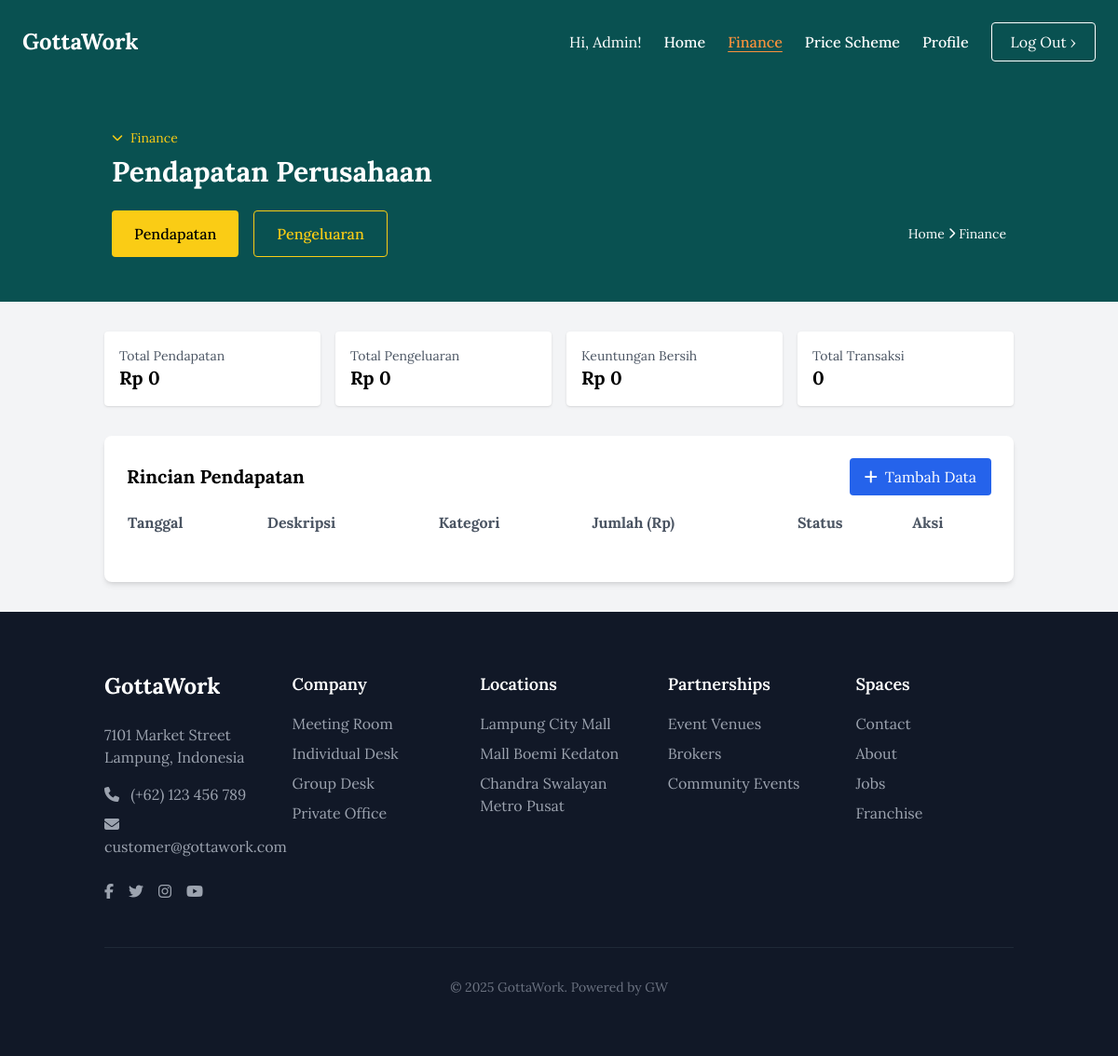
The page /manager/finance.php (signed in) on the database as committed earlier.
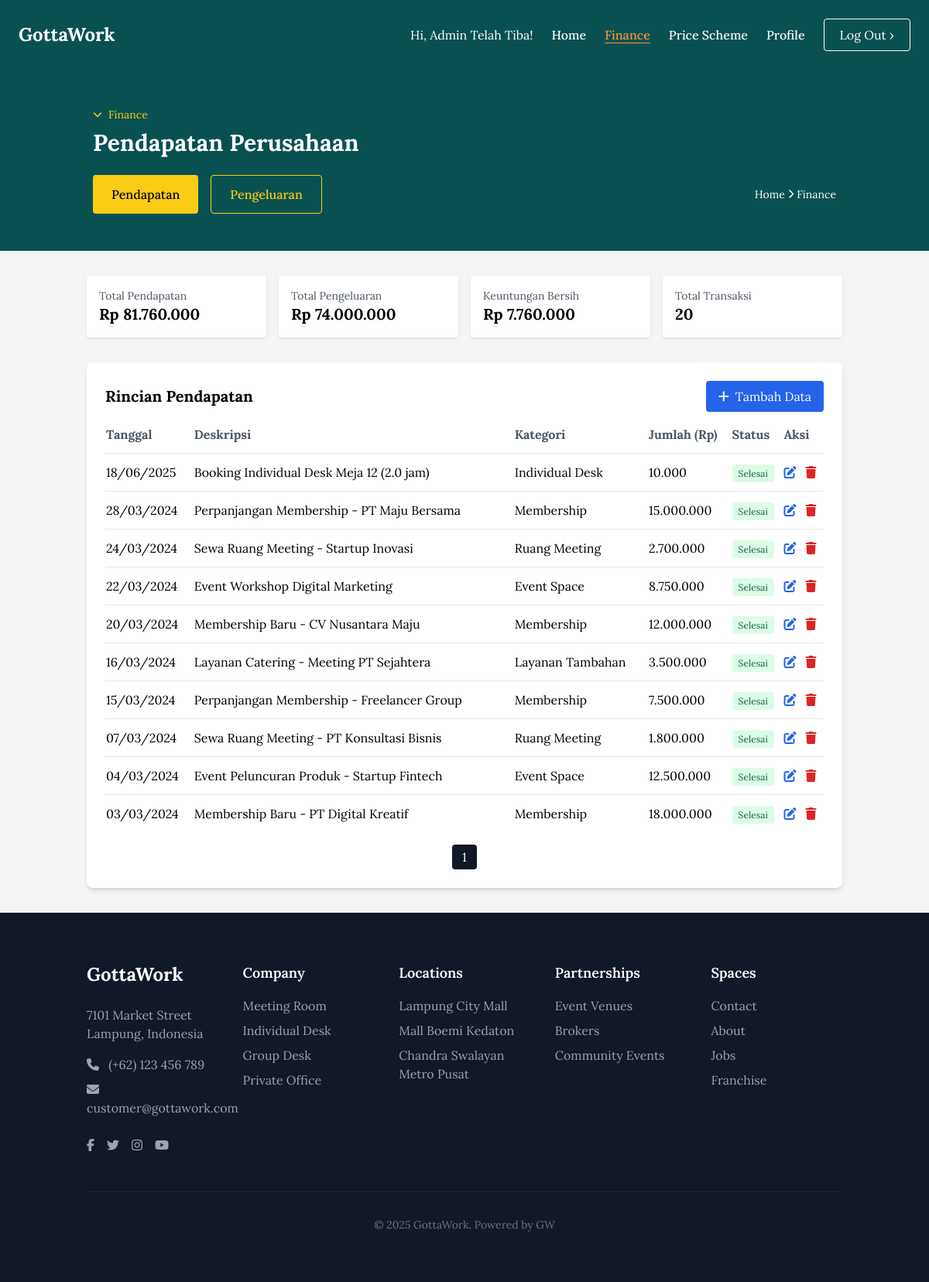
The same page on the database as committed later.
### tables this page shows
CREATE TABLE `transactions` (
  `id` int NOT NULL,
  `tanggal` date NOT NULL,
  `deskripsi` varchar(255) NOT NULL,
  `kategori` varchar(50) NOT NULL,
  `jumlah` decimal(15,2) NOT NULL,
  `status` enum('Selesai','Tertunda') NOT NULL,
  `booking_id` int DEFAULT NULL,
  `created_at` timestamp NULL DEFAULT CURRENT_TIMESTAMP,
  `updated_at` timestamp NULL DEFAULT CURRENT_TIMESTAMP ON UPDATE CURRENT_TIMESTAMP
);

### manager/finance.php (the view, shortened to what this page needs)
<?php
require_once '../db.php';
$type = $_GET['type'] ?? 'income';
if ($type === 'income') {
    $tableName = 'transactions';
    $pageTitle = 'Pendapatan Perusahaan';
    $pageSubtitle = 'Pendapatan';
} else {
    $tableName = 'expenses';
    $pageTitle = 'Pengeluaran Perusahaan';
    $pageSubtitle = 'Pengeluaran';
    $formTitle = 'Tambah Pengeluaran Baru';
    $categories = ['Operasional', 'Maintenance', 'Utilitas', 'Marketing', 'Gaji', 'Lainnya'];
}
class Transaction {
    private $conn;
    private $table_name;
    public function __construct($db, $tableName, $type) {
        $this->conn = $db;
        $this->table_name = $tableName;
    }
    public function getAll($page = 1, $limit = 10) {
        $offset = ($page - 1) * $limit;
        $query = "SELECT * FROM " . $this->table_name . " ORDER BY tanggal DESC LIMIT :limit OFFSET :offset";
        $stmt = $this->conn->prepare($query);
        $stmt->bindParam(':limit', $limit, PDO::PARAM_INT);
        $stmt->bindParam(':offset', $offset, PDO::PARAM_INT);
        $stmt->execute();
        return $stmt;
    }
    public function getTotalCount() {
        $query = "SELECT COUNT(*) as total FROM " . $this->table_name;
        $stmt = $this->conn->prepare($query);
        $stmt->execute();
        $row = $stmt->fetch(PDO::FETCH_ASSOC);
        return $row['total'];
    }
}
function getFinancialStats($db) {
    try {
        $income_query = "SELECT SUM(jumlah) as total FROM transactions WHERE status = 'Selesai'";
        $expense_query = "SELECT SUM(jumlah) as total FROM expenses WHERE status = 'Selesai'";
        $income_stmt = $db->query($income_query);
        $total_pendapatan = $income_stmt->fetchColumn() ?? 0;
        $expense_stmt = $db->query($expense_query);
        $total_pengeluaran = $expense_stmt->fetchColumn() ?? 0;
        $total_transaksi_pendapatan = $db->query("SELECT COUNT(*) FROM transactions")->fetchColumn();
        $total_transaksi_pengeluaran = $db->query("SELECT COUNT(*) FROM expenses")->fetchColumn();
        return [
            'total_pendapatan' => $total_pendapatan,
            'total_pengeluaran' => $total_pengeluaran,
            'keuntungan_bersih' => $total_pendapatan - $total_pengeluaran,
            'total_transaksi' => $total_transaksi_pendapatan + $total_transaksi_pengeluaran
        ];
    } catch (Exception $e) {
        return ['total_pendapatan' => 0, 'total_pengeluaran' => 0, 'keuntungan_bersih' => 0, 'total_transaksi' => 0];
    }
}
$transaction = new Transaction($conn, $tableName, $type);
$page = isset($_GET['page']) ? (int)$_GET['page'] : 1;
$limit = 10;
$total_records = $transaction->getTotalCount();
$total_pages = ceil($total_records / $limit);
$stmt = $transaction->getAll($page, $limit);
$transactions = $stmt->fetchAll(PDO::FETCH_ASSOC);
$financial_stats = getFinancialStats($conn);
?>
<!DOCTYPE html>
<html lang="id">
<head>
  <script src="https://cdn.tailwindcss.com"></script>
  <link href="https://cdnjs.cloudflare.com/ajax/libs/font-awesome/6.0.0-beta3/css/all.min.css" rel="stylesheet">
</head>
<body class="flex flex-col min-h-screen bg-gray-100">
  <?php
    $active_page = 'finance';
    require_once '../includes/header_manager.php';
  ?>
  <div class="bg-custom-green text-white">
    <div class="container mx-auto px-8 py-12">
        <div class="flex items-center text-yellow-400 mb-2">
            <i class="fas fa-chevron-down mr-1 text-xs"></i>
            <span class="ml-1 text-sm">Finance</span>
        </div>
        <h1 class="text-3xl font-bold mb-6 text-white"><?= htmlspecialchars($pageTitle) ?></h1>
        <div class="flex justify-between items-center">
            <div class="flex space-x-4">
                <a href="?type=income" class="<?= $type === 'income' ? 'bg-yellow-400 text-black' : 'border border-yellow-400 text-yellow-400' ?> px-6 py-3 rounded font-medium flex items-center transition">Pendapatan</a>
                <a href="?type=expense" class="<?= $type === 'expense' ? 'bg-yellow-400 text-black' : 'border border-yellow-400 text-yellow-400' ?> px-6 py-3 rounded font-medium flex items-center transition">Pengeluaran</a>
            </div>
            <div class="flex items-center text-sm text-white">
                <span>Home</span><i class="fas fa-chevron-right mx-1 text-xs"></i><span>Finance</span>
            </div>
        </div>
    </div>
  </div>
  <main class="container mx-auto px-6 py-8">
      <div class="grid grid-cols-1 sm:grid-cols-2 lg:grid-cols-4 gap-4 mb-8">
          <div class="bg-white p-4 rounded shadow"><h3 class="text-gray-600 text-sm">Total Pendapatan</h3><p class="text-xl font-bold">Rp <?= number_format($financial_stats['total_pendapatan'], 0, ',', '.') ?></p></div>
          <div class="bg-white p-4 rounded shadow"><h3 class="text-gray-600 text-sm">Total Pengeluaran</h3><p class="text-xl font-bold">Rp <?= number_format($financial_stats['total_pengeluaran'], 0, ',', '.') ?></p></div>
          <div class="bg-white p-4 rounded shadow"><h3 class="text-gray-600 text-sm">Keuntungan Bersih</h3><p class="text-xl font-bold">Rp <?= number_format($financial_stats['keuntungan_bersih'], 0, ',', '.') ?></p></div>
          <div class="bg-white p-4 rounded shadow"><h3 class="text-gray-600 text-sm">Total Transaksi</h3><p class="text-xl font-bold"><?= $financial_stats['total_transaksi'] ?></p></div>
      </div>
      <div class="bg-white p-6 rounded-lg shadow-md">
        <div class="flex justify-between items-center mb-4">
          <h2 class="text-xl font-bold">Rincian <?= htmlspecialchars($pageSubtitle) ?></h2>
          <button id="btnTambah" class="bg-blue-600 hover:bg-blue-700 text-white px-4 py-2 rounded flex items-center"><i class="fas fa-plus mr-2"></i>Tambah Data</button>
        </div>
        <div class="overflow-x-auto">
          <table class="w-full">
            <thead>
              <tr class="text-left text-gray-600">
                <th class="pb-3">Tanggal</th><th class="pb-3">Deskripsi</th><th class="pb-3">Kategori</th><th class="pb-3">Jumlah (Rp)</th><th class="pb-3">Status</th><th class="pb-3">Aksi</th>
              </tr>
            </thead>
            <tbody>
              <?php foreach($transactions as $row): ?>
              <tr class="border-t">
                <td class="py-3"><?= date('d/m/Y', strtotime($row['tanggal'])) ?></td>
                <td class="py-3"><?= htmlspecialchars($row['deskripsi']) ?></td>
                <td class="py-3"><?= htmlspecialchars($row['kategori']) ?></td>
                <td class="py-3"><?= number_format($row['jumlah'], 0, ',', '.') ?></td>
                <td class="py-3"><span class="px-2 py-1 rounded text-xs <?= $row['status'] == 'Selesai' ? 'bg-green-100 text-green-800' : 'bg-yellow-100 text-yellow-800' ?>"><?= $row['status'] ?></span></td>
                <td class="py-3">
                  <button class="edit-btn text-blue-600 hover:text-blue-800 mr-2" data-item='<?= json_encode($row) ?>'><i class="fas fa-edit"></i></button>
                  <button class="delete-btn text-red-600 hover:text-red-800" data-id="<?= $row['id'] ?>" data-deskripsi="<?= htmlspecialchars($row['deskripsi']) ?>"><i class="fas fa-trash"></i></button>
                </td>
              </tr>
              <?php endforeach; ?>
            </tbody>
          </table>
        </div>
        <div class="flex justify-center mt-4">
          <nav class="flex items-center space-x-1">
            <?php for($i = 1; $i <= $total_pages; $i++): ?>
              <a href="?type=<?= $type ?>&page=<?= $i ?>" class="w-8 h-8 flex items-center justify-center <?= $i == $page ? 'bg-gray-900 text-white' : 'text-gray-700 hover:bg-gray-200' ?> rounded"><?= $i ?></a>
            <?php endfor; ?>
          </nav>
        </div>
      </div>
  </main>
  <?php require_once '../includes/footer.php'; ?>
</body>
</html>

### includes/header_manager.php (shortened to what this page needs)
<?php
$active_page = $active_page ?? 'home';
function is_manager_nav_active($page, $active_page) {
    return $page === $active_page ? 'text-orange-400 font-medium underline underline-offset-4' : 'text-white hover:text-orange-400 font-medium';
}
?>
<header class="bg-custom-gray bg-[#095151]">
  <nav class="max-w-7xl mx-auto px-6 py-6 hidden md:flex items-center justify-between">
    <a href="manager_homepage.php" class="text-white text-2xl font-bold">GottaWork</a>
    <div class="flex items-center space-x-6">
      <span class="text-white">Hi, <?= htmlspecialchars($_SESSION['name']) ?>!</span>
      <a href="manager_homepage.php" class="<?= is_manager_nav_active('home', $active_page) ?>">Home</a>
      <a href="finance.php" class="<?= is_manager_nav_active('finance', $active_page) ?>">Finance</a>
      <a href="manager_skematarif.php" class="<?= is_manager_nav_active('pricing', $active_page) ?>">Price Scheme</a>
      <a href="profile.php" class="<?= is_manager_nav_active('profile', $active_page) ?>">Profile</a>
      <a href="../logout.php" class="ml-4 border border-white text-white px-5 py-2 rounded hover:bg-white hover:bg-opacity-10 transition-colors">Log Out ›</a>
    </div>
  </nav>
</header>

### includes/footer.php (shortened to what this page needs)
<footer class="bg-gray-900 text-white py-16">
  <div class="container mx-auto px-6">
    <div class="grid grid-cols-1 md:grid-cols-5 gap-8">
      <div class="col-span-1">
        <h2 class="text-2xl font-bold mb-6">GottaWork</h2>
        <p class="text-gray-400 mb-4">7101 Market Street Lampung, Indonesia</p>
        <p class="text-gray-400 mb-2"><i class="fas fa-phone mr-2"></i> (+62) 123 456 789</p>
        <p class="text-gray-400 mb-6"><i class="fas fa-envelope mr-2"></i> customer@gottawork.com</p>
        <div class="flex space-x-4">
          <a href="#" class="text-gray-400 hover:text-white"><i class="fab fa-facebook-f"></i></a>
          <a href="#" class="text-gray-400 hover:text-white"><i class="fab fa-twitter"></i></a>
          <a href="#" class="text-gray-400 hover:text-white"><i class="fab fa-instagram"></i></a>
          <a href="#" class="text-gray-400 hover:text-white"><i class="fab fa-youtube"></i></a>
        </div>
      </div>
      <div class="col-span-1">
        <h3 class="text-lg font-semibold mb-4">Company</h3>
        <ul class="space-y-2">
          <li><a href="#" class="text-gray-400 hover:text-white">Meeting Room</a></li>
          <li><a href="#" class="text-gray-400 hover:text-white">Individual Desk</a></li>
          <li><a href="#" class="text-gray-400 hover:text-white">Group Desk</a></li>
          <li><a href="#" class="text-gray-400 hover:text-white">Private Office</a></li>
        </ul>
      </div>
      <div class="col-span-1">
        <h3 class="text-lg font-semibold mb-4">Locations</h3>
        <ul class="space-y-2">
          <li><a href="#" class="text-gray-400 hover:text-white">Lampung City Mall</a></li>
          <li><a href="#" class="text-gray-400 hover:text-white">Mall Boemi Kedaton</a></li>
          <li><a href="#" class="text-gray-400 hover:text-white">Chandra Swalayan Metro Pusat</a></li>
        </ul>
      </div>
      <div class="col-span-1">
        <h3 class="text-lg font-semibold mb-4">Partnerships</h3>
        <ul class="space-y-2">
          <li><a href="#" class="text-gray-400 hover:text-white">Event Venues</a></li>
          <li><a href="#" class="text-gray-400 hover:text-white">Brokers</a></li>
          <li><a href="#" class="text-gray-400 hover:text-white">Community Events</a></li>
        </ul>
      </div>
      <div class="col-span-1">
        <h3 class="text-lg font-semibold mb-4">Spaces</h3>
        <ul class="space-y-2">
          <li><a href="#" class="text-gray-400 hover:text-white">Contact</a></li>
          <li><a href="#" class="text-gray-400 hover:text-white">About</a></li>
          <li><a href="#" class="text-gray-400 hover:text-white">Jobs</a></li>
          <li><a href="#" class="text-gray-400 hover:text-white">Franchise</a></li>
        </ul>
      </div>
    </div>
    <div class="border-t border-gray-800 mt-12 pt-8 text-center text-gray-500 text-sm">
      © 2025 GottaWork. Powered by GW
    </div>
  </div>
</footer>

### manager/finance.php (style rules this page uses)
body { font-family: 'Lora', serif; }
.bg-custom-green { background-color: #095151; }

Rows that differ between the two databases and show on the page:
added transactions: tanggal "18/06/2025", deskripsi "Booking Individual Desk Meja 12 (2.0 jam)", kategori "Individual Desk", jumlah "10.000", status "Selesai"
added transactions: tanggal "28/03/2024", deskripsi "Perpanjangan Membership - PT Maju Bersama", kategori "Membership", jumlah "15.000.000", status "Selesai"
added transactions: tanggal "24/03/2024", deskripsi "Sewa Ruang Meeting - Startup Inovasi", kategori "Ruang Meeting", jumlah "2.700.000", status "Selesai"
added transactions: tanggal "22/03/2024", deskripsi "Event Workshop Digital Marketing", kategori "Event Space", jumlah "8.750.000", status "Selesai"
added transactions: tanggal "20/03/2024", deskripsi "Membership Baru - CV Nusantara Maju", kategori "Membership", jumlah "12.000.000", status "Selesai"
added transactions: tanggal "16/03/2024", deskripsi "Layanan Catering - Meeting PT Sejahtera", kategori "Layanan Tambahan", jumlah "3.500.000", status "Selesai"
added transactions: tanggal "15/03/2024", deskripsi "Perpanjangan Membership - Freelancer Group", kategori "Membership", jumlah "7.500.000", status "Selesai"
added transactions: tanggal "07/03/2024", deskripsi "Sewa Ruang Meeting - PT Konsultasi Bisnis", kategori "Ruang Meeting", jumlah "1.800.000", status "Selesai"
added transactions: tanggal "04/03/2024", deskripsi "Event Peluncuran Produk - Startup Fintech", kategori "Event Space", jumlah "12.500.000", status "Selesai"
added transactions: tanggal "03/03/2024", deskripsi "Membership Baru - PT Digital Kreatif", kategori "Membership", jumlah "18.000.000", status "Selesai"
Other text that changed with them:
$_SESSION['name']: "Admin" → "Admin Telah Tiba"
$financial_stats['total_pendapatan']: "0" → "81.760.000"
$financial_stats['total_pengeluaran']: "0" → "74.000.000"
$financial_stats['keuntungan_bersih']: "0" → "7.760.000"
$financial_stats['total_transaksi']: "0" → "20"
new list line: "1"
